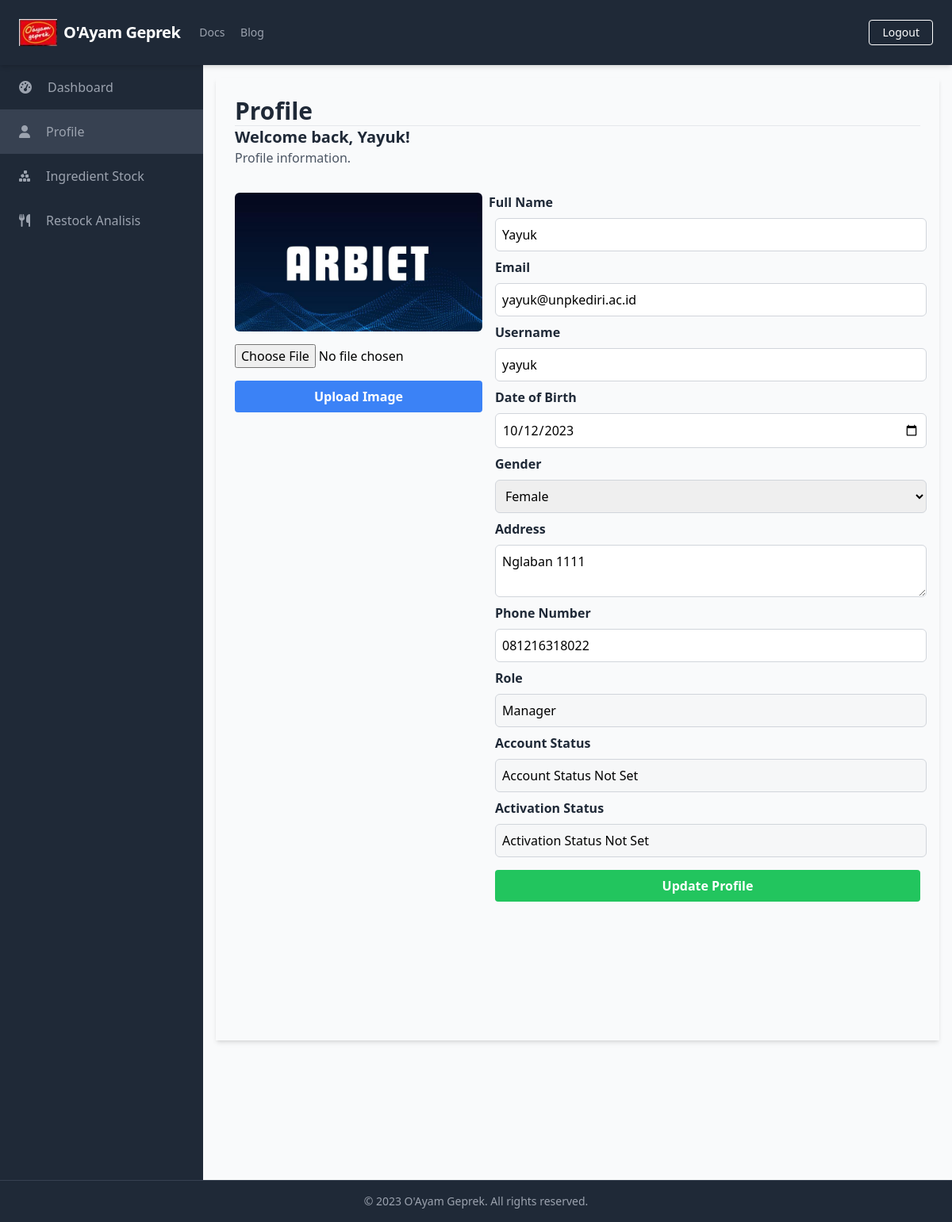
Page /profiles/profile.php (signed in) on the committed database.
### tables this page shows
CREATE TABLE `Users` (
  `UserID` int(11) NOT NULL,
  `Username` varchar(50) NOT NULL,
  `Password` varchar(255) NOT NULL,
  `Email` varchar(100) NOT NULL,
  `FullName` varchar(100) DEFAULT NULL,
  `DateOfBirth` date DEFAULT NULL,
  `Gender` varchar(10) DEFAULT NULL,
  `Address` text DEFAULT NULL,
  `PhoneNumber` varchar(20) DEFAULT NULL,
  `RoleID` int(11) DEFAULT NULL,
  `AccountCreationDate` timestamp NOT NULL DEFAULT current_timestamp() ON UPDATE current_timestamp(),
  `LastLogin` datetime DEFAULT NULL,
  `AccountStatus` varchar(20) DEFAULT NULL,
  `ProfilePictureURL` varchar(255) DEFAULT NULL,
  `ActivationStatus` varchar(20) DEFAULT NULL
);

CREATE TABLE `Roles` (
  `RoleID` int(11) NOT NULL,
  `RoleName` varchar(50) NOT NULL
);

### database/connection.php (called while the page is built, shortened)
<?php
$baseUrl = "http://localhost/final_project_yayuk_2023/";

### public/profiles/profile.php (the view, shortened to what this page needs)
<?php
require_once('../../database/connection.php');
include_once('../components/header.php');
$user_id = $_SESSION['UserID'];
$select_query = "SELECT Users.*, Roles.RoleName FROM Users
                LEFT JOIN Roles ON Users.RoleID = Roles.RoleID
                WHERE Users.UserID = ?";
$select_stmt = $conn->prepare($select_query);
$select_stmt->bind_param('i', $user_id);
$select_stmt->execute();
$result = $select_stmt->get_result();
if ($result->num_rows === 1) {
    $user = $result->fetch_assoc();
} else {
}
?>
<div class="h-screen flex flex-col">
    <?php include('../components/navbar.php'); ?>
    <div class="flex-grow bg-gray-50 flex flex-row shadow-md">
        <?php include('../components/sidebar.php'); ?>
        <main class=" bg-gray-50 flex flex-col flex-1 overflow-y-scroll h-screen flex-shrink-0 sc-hide pb-40">
            <div class="flex items-start justify-start p-6 shadow-md m-4 flex-1 flex-col">
                <h1 class="text-3xl text-gray-800 font-semibold border-b border-gray-200 w-full">Profile</h1>
                <h2 class="text-xl text-gray-800 font-semibold">Welcome back, <?php echo $_SESSION['FullName']; ?>!</h2>
                <p class="text-gray-600">Profile information.</p>
                <div class="flex flex-row w-full space-x-2 space-y-2 mt-4 mb-4">
                    <div class="flex flex-col w-96 items-center justify-top pt-4">
                        <img src="<?php echo $baseUrl; ?>public/static/image/profile/<?php echo $_SESSION['ProfilePictureURL']; ?>" alt="Profile Image" class="rounded-md object-cover mb-4">
                        <form id="image-upload-form" action="upload_image.php" method="POST" enctype="multipart/form-data" class="w-full">
                            <input type="file" name="profile_image" accept="image/*">
                            <button type="button" onclick="confirmImageUpload()" class="bg-blue-500 hover-bg-blue-700 text-white font-bold py-2 px-4 rounded mt-4 w-full">
                                Upload Image
                            </button>
                        </form>
                    </div>
                    <form action="profile.php" method="POST" class="flex flex-col w-full space-x-2 mt-4 mb-4" id="profile-update-form">
                        <label for="fullname" class="block font-semibold text-gray-800 mt-2 mb-2">Full Name</label>
                        <input type="text" id="fullname" name="fullname" class="w-full rounded-md border-gray-300 focus-border-blue-500 focus-ring focus-ring-blue-500 focus-ring-opacity-50 focus-outline-none px-2 py-2 border" value="<?php echo $user['FullName']; ?>">
                        <label for="email" class="block font-semibold text-gray-800 mt-2 mb-2">Email</label>
                        <input type="email" id="email" name="email" class="w-full rounded-md border-gray-300 focus-border-blue-500 focus-ring focus-ring-blue-500 focus-ring-opacity-50 focus-outline-none px-2 py-2 border" value="<?php echo $user['Email']; ?>">
                        <label for="username" class="block font-semibold text-gray-800 mt-2 mb-2">Username</label>
                        <input type="text" id="username" name="username" class="w-full rounded-md border-gray-300 focus-border-blue-500 focus-ring focus-ring-blue-500 focus-ring-opacity-50 focus-outline-none px-2 py-2 border" value="<?php echo $user['Username']; ?>">
                        <label for="dob" class="block font-semibold text-gray-800 mt-2 mb-2">Date of Birth</label>
                        <input type="date" id="dob" name="dob" class="w-full rounded-md border-gray-300 focus-border-blue-500 focus-ring focus-ring-blue-500 focus-ring-opacity-50 focus-outline-none px-2 py-2 border" value="<?php echo $user['DateOfBirth']; ?>">
                        <label for="gender" class="block font-semibold text-gray-800 mt-2 mb-2">Gender</label>
                        <select id="gender" name="gender" class="w-full rounded-md border-gray-300 focus-border-blue-500 focus-ring focus-ring-blue-500 focus-ring-opacity-50 focus-outline-none px-2 py-2 border">
                            <option value="Female" <?php if ($user['Gender'] === 'Female') echo 'selected'; ?>>Female</option>
                        </select>
                        <label for="address" class="block font-semibold text-gray-800 mt-2 mb-2">Address</label>
                        <textarea id="address" name="address" class="w-full rounded-md border-gray-300 focus-border-blue-500 focus-ring focus-ring-blue-500 focus-ring-opacity-50 focus-outline-none px-2 py-2 border"><?php echo $user['Address']; ?></textarea>
                        <label for="phone" class="block font-semibold text-gray-800 mt-2 mb-2">Phone Number</label>
                        <input type="text" id="phone" name="phone" class="w-full rounded-md border-gray-300 focus-border-blue-500 focus-ring focus-ring-blue-500 focus-ring-opacity-50 focus-outline-none px-2 py-2 border" value="<?php echo $user['PhoneNumber']; ?>">
                        <label for="role" class="block font-semibold text-gray-800 mt-2 mb-2">Role</label>
                        <input type="text" id="role" name="role" class="w-full rounded-md border-gray-300 focus-border-blue-500 focus-ring focus-ring-blue-500 focus-ring-opacity-50 focus-outline-none px-2 py-2 border" value="<?php echo $user['RoleName']; ?>" disabled>
                        <label for="accountStatus" class="block font-semibold text-gray-800 mt-2 mb-2">Account Status</label>
                        <input type="text" id="accountStatus" name="accountStatus" class="w-full rounded-md border-gray-300 focus-border-blue-500 focus-ring focus-ring-blue-500 focus-ring-opacity-50 focus-outline-none px-2 py-2 border" value="<?php echo ($user['AccountStatus'] !== null) ? $user['AccountStatus'] : 'Account Status Not Set'; ?>" disabled>
                        <label for="activationStatus" class="block font-semibold text-gray-800 mt-2 mb-2">Activation Status</label>
                        <input type="text" id="activationStatus" name="activationStatus" class="w-full rounded-md border-gray-300 focus-border-blue-500 focus-ring focus-ring-blue-500 focus-ring-opacity-50 focus-outline-none px-2 py-2 border" value="<?php echo ($user['ActivationStatus'] !== null) ? $user['ActivationStatus'] : 'Activation Status Not Set'; ?>" disabled>
                        <button type="submit" class="bg-green-500 hover:bg-green-700 text-white font-bold py-2 px-4 rounded mt-4">
                            Update Profile
                        </button>
                    </form>
                </div>
            </div>
        </main>
    </div>
    <?php include('../components/footer.php'); ?>
</div>
</body>
</html>

### rows in the picture
users: fullname "Yayuk", email "yayuk@unpkediri.ac.id", username "yayuk", dob "10/12/2023", gender "Female", address "Nglaban 1111", phone "081216318022", role "Manager", accountStatus "Account Status Not Set", activationStatus "Activation Status Not Set"

### other values in the picture
$baseTitle "O'Ayam Geprek"
$_SESSION['FullName'] "Yayuk"
